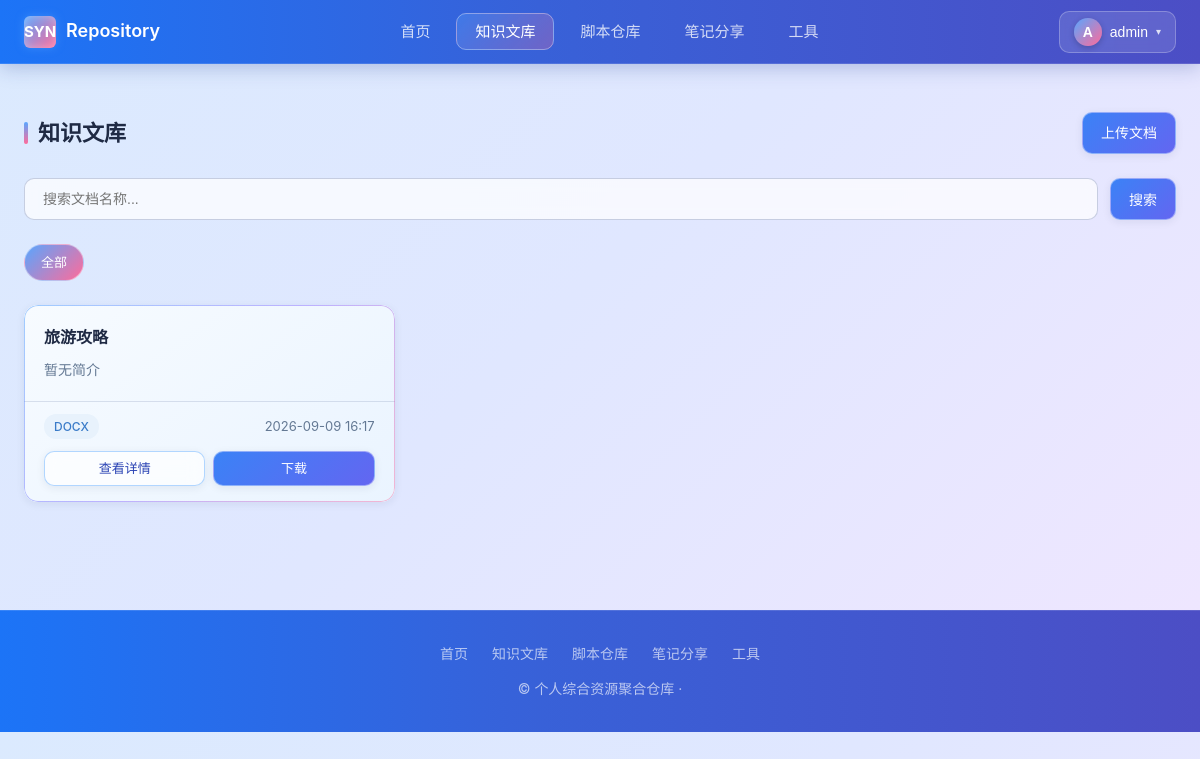
/knowledge/ (signed in), run on the app's committed database.
### core/models.py (models this page shows, shortened)
class KnowledgeDoc(models.Model):
    DOC_TYPE_CHOICES = [('docx', 'Word文档'), ('pdf', 'PDF文档')]
    title = models.CharField('文档名称', max_length=200)
    doc_type = models.CharField('文档类型', max_length=10, choices=DOC_TYPE_CHOICES, default='pdf')
    file = models.FileField('文件', upload_to='knowledge/')
    summary = models.TextField('简介摘要', blank=True)
    category = models.CharField('分类', max_length=50, blank=True)
    views = models.IntegerField('浏览量', default=0)
    uploaded_at = models.DateTimeField('上传时间', auto_now_add=True)
    class Meta:
        verbose_name = '知识文档'
        verbose_name_plural = '知识文档'
        ordering = ['-uploaded_at']

### core/views.py (the view)
# urls.py: path('knowledge/', views.knowledge_list, name='knowledge'),
@login_required
def knowledge_list(request):
    query = request.GET.get('q', '')
    category = request.GET.get('category', '')
    docs = KnowledgeDoc.objects.all()
    if query:
        docs = docs.filter(title__icontains=query)
    if category:
        docs = docs.filter(category=category)
    paginator = Paginator(docs, 12)
    page = request.GET.get('page', 1)
    docs_page = paginator.get_page(page)
    categories = KnowledgeDoc.objects.values_list('category', flat=True).distinct()
    context = {
        'docs': docs_page,
        'categories': categories,
        'query': query,
        'current_category': category,
        'active_page': 'knowledge',
    }
    return render(request, 'knowledge.html', context)

### templates/knowledge.html (shortened to what this page needs)
{% extends 'base.html' %}
{% block content %}
<div class="container">
    <section class="section">
        <div class="section-header">
            <h2 class="section-title">知识文库</h2>
            {% if user.is_superuser %}
            <a href="/admin/core/knowledgedoc/add/" class="btn btn-primary">上传文档</a>
            {% endif %}
        </div>
        <form class="search-bar" method="get">
            <input type="text" name="q" class="search-input" placeholder="搜索文档名称..." value="{{ query }}">
            <button type="submit" class="btn btn-primary">搜索</button>
        </form>
        <div class="category-nav">
            <a href="{% url 'core:knowledge' %}" class="category-chip {% if not current_category %}active{% endif %}">全部</a>
        </div>
        <div class="grid-3">
            {% for doc in docs %}
            <div class="card" style="cursor:pointer;" onclick="window.location='{% url 'core:doc_detail' doc.pk %}'">
                <div class="card-body">
                    <div class="card-title">{{ doc.title }}</div>
                    <div class="card-text">{{ doc.summary|default:"暂无简介" }}</div>
                </div>
                <div class="card-footer">
                    <span class="tag">{{ doc.doc_type|upper }}</span>
                    <span>{{ doc.uploaded_at|date:"Y-m-d H:i" }}</span>
                </div>
                <div style="padding: 0 20px 16px; display: flex; gap: 8px;">
                    <a href="{% url 'core:doc_detail' doc.pk %}" class="btn btn-outline btn-sm" style="flex:1; justify-content:center;" onclick="event.stopPropagation();">查看详情</a>
                    {% if user.is_superuser %}
                    <a href="{% url 'core:doc_download' doc.pk %}" class="btn btn-primary btn-sm" style="flex:1; justify-content:center;" onclick="event.stopPropagation();">下载</a>
                    {% endif %}
                </div>
            </div>
            {% empty %}
            <div class="card" style="grid-column: 1 / -1;">
                <div class="card-body" style="text-align:center; color: var(--gray-500); padding: 60px;">
                    暂无匹配的文档
                </div>
            </div>
            {% endfor %}
        </div>
    </section>
</div>
{% endblock %}

### templates/base.html (shortened to what this page needs)
{% load static %}
<!DOCTYPE html>
<html lang="zh-CN">
<head>
    <link rel="stylesheet" href="{% static 'css/style.css' %}">
</head>
<body>
    <nav class="navbar">
        <div class="container navbar-inner">
            <a href="{% url 'core:index' %}" class="navbar-brand">
                <span class="logo-icon"></span>
                <span>Repository</span>
            </a>
            <ul class="navbar-menu">
                <li><a href="{% url 'core:index' %}" class="{% if active_page == 'home' %}active{% endif %}">首页</a></li>
                <li><a href="{% url 'core:knowledge' %}" class="{% if active_page == 'knowledge' %}active{% endif %}">知识文库</a></li>
                <li><a href="{% url 'core:scripts' %}" class="{% if active_page == 'scripts' %}active{% endif %}">脚本仓库</a></li>
                <li><a href="{% url 'core:notes' %}" class="{% if active_page == 'notes' %}active{% endif %}">笔记分享</a></li>
                <li><a href="{% url 'core:tools' %}" class="{% if active_page == 'tools' %}active{% endif %}">工具</a></li>
            </ul>
            <div class="navbar-user">
                {% if user.is_authenticated %}
                    <div class="user-dropdown">
                        <button class="user-dropdown-toggle" onclick="toggleDropdown(event)">
                            <span class="user-avatar">{{ user.username|first|upper }}</span>
                            <span class="user-name">{{ user.username }}</span>
                            <span class="dropdown-arrow">&#9662;</span>
                        </button>
                    </div>
                {% else %}
                    <a href="{% url 'core:login' %}" class="btn btn-ghost btn-sm login-btn">登录</a>
                {% endif %}
            </div>
        </div>
    </nav>
    <main>
        {% block content %}{% endblock %}
    </main>
    <footer class="footer">
        <div class="container">
            <div class="footer-links">
                <a href="{% url 'core:index' %}">首页</a>
                <a href="{% url 'core:knowledge' %}">知识文库</a>
                <a href="{% url 'core:scripts' %}">脚本仓库</a>
                <a href="{% url 'core:notes' %}">笔记分享</a>
                <a href="{% url 'core:tools' %}">工具</a>
            </div>
            <p>&copy; 个人综合资源聚合仓库 &middot;</p>
        </div>
    </footer>
</body>
</html>

### data on the page
KnowledgeDoc: title "旅游攻略", summary "暂无简介", doc_type "DOCX", uploaded_at "2026-09-09 16:17"

### other printed values
{{ user.username|first|upper }} "A"
{{ user.username }} "admin"
